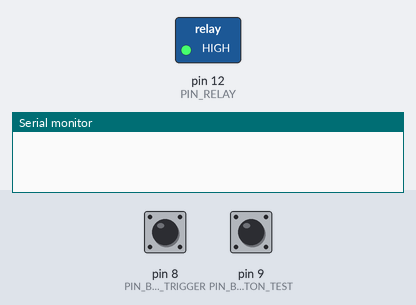
Bench run of a sketch on a simulated Arduino Uno, built with avr-gcc and run on an emulated ATmega328P. Parts: switched loads named in the sketch (green lamp = pin HIGH), the last lines printed to the serial monitor. The inputs (shaded band) are chosen by the test bench; at power-on: pin 8 (PIN_BUTTON_TRIGGER) HIGH, pin 9 (PIN_BUTTON_TEST) HIGH.

Above: at 1.2 s.
1.3 s: pin 8 (PIN_BUTTON_TRIGGER) pulled LOW for 0.15 s
At 1.45 s:
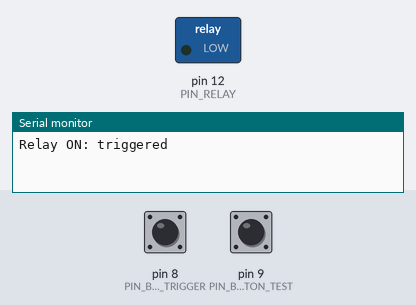
3.0 s: pin 9 (PIN_BUTTON_TEST) pulled LOW for 0.15 s
At 4.1 s:
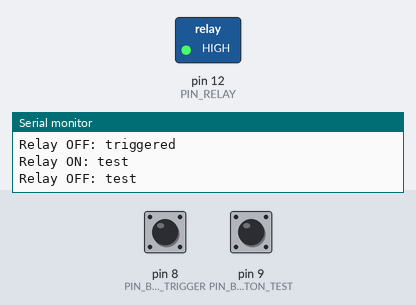
4.7 s: pin 9 (PIN_BUTTON_TEST) pulled LOW for 1 s
At 5.5 s:
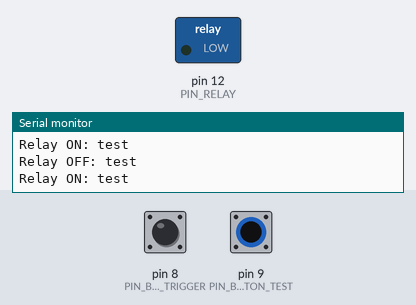
8.7 s: pin 8 (PIN_BUTTON_TRIGGER) pulled LOW for 3.2 s
At 13.1 s:
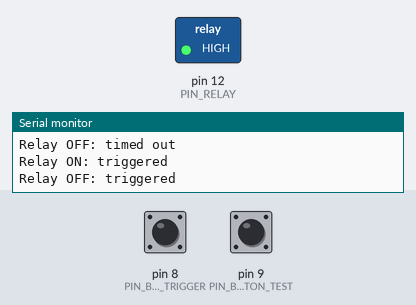
13.4 s: pin 9 (PIN_BUTTON_TEST) driven LOW
At 14.1 s:
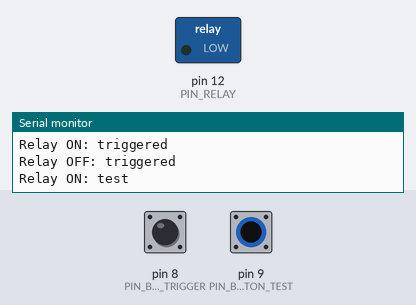
Timing chart, 0 to 18.0 s (numbered marks = the images above; inputs shaded):
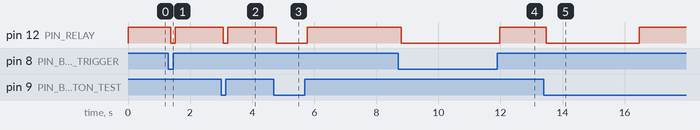

Measured:
- after the input at 1.3 s, pin 12 (PIN_RELAY): HIGH → LOW after 0.08 s, → HIGH 0.15 s later
- after the input at 3.0 s, pin 12 (PIN_RELAY): HIGH → LOW after 0.07 s, → HIGH 0.14 s later
- after the input at 4.7 s, pin 12 (PIN_RELAY): HIGH → LOW after 0.07 s, → HIGH 1.0 s later
- after the input at 8.7 s, pin 12 (PIN_RELAY): HIGH → LOW after 0.10 s, → HIGH 3.2 s later
- after the input at 13.4 s, pin 12 (PIN_RELAY): HIGH → LOW after 0.07 s, → HIGH 3.0 s later

The sketch:

FridgeOff.ino
```cpp
#include "Button.h"
#include "SuperTimer.h"

#define PIN_BUTTON_TRIGGER 8
#define PIN_BUTTON_TEST 9
#define PIN_RELAY 12

Button button_trigger;
Button button_test;
SuperTimer timer_timeout;

#define RELAY_OFF HIGH // relayboard work with high = off.
#define RELAY_ON LOW

bool latchingButtonAsMomentaryButtonIsActive;

void setup()
{
    // put your setup code here, to run once:
    Serial.begin(9600);

    pinMode(PIN_RELAY, OUTPUT);
    button_trigger.init(PIN_BUTTON_TRIGGER); // LATCHING Button is used. But, it should have been a momentary push button
    button_test.init(PIN_BUTTON_TEST);

    digitalWrite(PIN_RELAY, RELAY_OFF);
    latchingButtonAsMomentaryButtonIsActive = false;
}

void loop()
{
    // put your main code here, to run repeatedly:
    if (button_trigger.isPressedEdge())
    {
    }

    button_trigger.refresh();
    button_test.refresh();

    delay(10);

    // test button: hold to test timeout. release to instant switch off
    if (button_test.isPressedEdge())
    {
        digitalWrite(PIN_RELAY, RELAY_ON);
        timer_timeout.startCountDownWithSeconds(3);
        Serial.println("Relay ON: test");
    }
    if (button_test.isUnpressedEdge())
    {
        digitalWrite(PIN_RELAY, RELAY_OFF);
        Serial.println("Relay OFF: test");
    }

    if (button_trigger.isPressedEdge() || button_trigger.isUnpressedEdge())
    {
        if (latchingButtonAsMomentaryButtonIsActive)
        {
            digitalWrite(PIN_RELAY, RELAY_OFF);
            Serial.println("Relay OFF: triggered");
            latchingButtonAsMomentaryButtonIsActive = false;
        }
        else
        {
            Serial.println("Relay ON: triggered");
            digitalWrite(PIN_RELAY, RELAY_ON);
            timer_timeout.startCountDownWithSeconds(1800);
            latchingButtonAsMomentaryButtonIsActive = true;
        }
    }

    if (!timer_timeout.getTimeIsNegative())
    {
        Serial.println("Relay OFF: timed out");
        digitalWrite(PIN_RELAY, RELAY_OFF);
        timer_timeout.pause();
        latchingButtonAsMomentaryButtonIsActive = false;
    }
}
```

BinaryInput.cpp
```cpp
#include "BinaryInput.h"

BinaryInput::BinaryInput()
{
    setToggleValue(0);
}

void BinaryInput::setValue(bool value)
{
    this->value = value;
}

bool BinaryInput::getValue()
{
    return this->value;
}
bool BinaryInput::getValueChanged()

{

    return this->value != this->previousValue;
}

bool BinaryInput::getToggleValue()
{
    // toggle is used to mimic a latching button with a momentary button
    // it will automatically toggle at each edge up.
    return this->toggleValue;
}

void BinaryInput::setToggleValue(bool value)
{
    this->toggleValue = value;
}

void BinaryInput::refreshEdges()
{
    if (this->getValueChanged() && this->value)
    {
        this->toggleValue = !this->toggleValue;
    }
    this->previousValue = this->value;
}

bool BinaryInput::getEdgeDown()
{
    if (this->getValueChanged())
    {
        return !this->value;
    }
    else
    {
        return 0;
    }
}

bool BinaryInput::getEdgeUp()
{
    if (this->getValueChanged() && this->value)
    {

        // this->toggleValue = !this->toggleValue;
        return true;
    }
    else
    {
        return 0;
    }
}
```

BinaryInput.h
```cpp
#ifndef BinaryInput_h
#define BinaryInput_h

class BinaryInput
{

public:
    BinaryInput();
    void setValue(bool value);
    bool getValue();
    bool getEdgeDown();
    bool getEdgeUp();
    bool getValueChanged();
    void refreshEdges();
    bool getToggleValue();
    void setToggleValue(bool value);

private:
    bool previousValue;
    bool value;
    bool toggleValue;
};

#endif
```

Button.cpp
```cpp
#include "Button.h"

Button::Button()
{
}

void Button::init(int pin)
{
    this->pin = pin;
    pinMode(this->pin, INPUT_PULLUP); // pull down resistors are not available...
    // val_debounced = digitalRead(this->pin);
    setValue(digitalRead(this->pin));
    is_debounced = true;
    button_value_memory = false;
    long_press_edge_detected = false;
    //   button_longpress_edge_memory = false;
}

bool Button::isPressed()
{
    return !getValue();
}
bool Button::isPressedEdge()
{
    return getEdgeDown();
}
bool Button::isUnpressedEdge()
{
    return getEdgeUp();
}

long Button::getLastStateChangeMillis()
{
    // can be used for long button pressed, check how long a button is in a certain state.
    return debounce_start;
}

int16_t Button::getLongPressCount()
{
    return longPressEdgeCount;
}

void Button::setLongPressCount(uint16_t fakeLongPressCountPeriods)
{
    longPressEdgeCount = fakeLongPressCountPeriods;
}

bool Button::getLongPressPeriodicalEdge()
{

    //   bool edge_detected;
    //   edge_detected = long_press_edge_detected;
    //   long_press_edge_detected = false;
    //   return edge_detected;
    // bool tmp = long_press_edge_detected;
    // long_press_edge_detected =false;
    // return tmp;
    return long_press_edge_detected;
}

void Button::refresh()
{
    refreshEdges();
    bool val = digitalRead(this->pin);

    if (val != button_value_memory)
    {
        debounce_start = millis();
        // Serial.println("debounce start");
        is_debounced = false;
    }

    if ((millis() - debounce_start > DEBOUNCE_TIME) && !is_debounced)
    {
        setValue(val);
        is_debounced = true;
        // #ifdef ENABLE_SERIAL
        // Serial.println("bb");
        // #endif

        longPressStartMillis = millis();
        longPressPeriodicalStartMillis = millis();
        longPressEdgeCount = 0;
    }

    if (isPressed())
    {
        // if (millis() - longPressStartMillis > BUTTON_LONG_PRESS_INITIAL_DELAY_MILLIS)
        // {
        //     bool delay_expired = millis() - longPressStartMillis > (BUTTON_LONG_PRESS_INITIAL_DELAY_MILLIS + longPressEdgeCount * BUTTON_LONG_PRESS_FAKE_EDGE_PERIOD_MILLIS);

        //     if (delay_expired && !long_press_edge_detected)
        //     {
        //         longPressEdgeCount++;
        //         // Serial.println("long p[ress edge");
        //         // Serial.println(longPressEdgeCount);
        //         long_press_edge_detected = true;
        //     }
        //     else
        //     {
        //         long_press_edge_detected = false;
        //     }
        //     // button_longpress_edge_memory = delay_expired;
        // }

        if (millis() - longPressStartMillis > BUTTON_LONG_PRESS_INITIAL_DELAY_MILLIS)
        {

            if (millis() - longPressPeriodicalStartMillis > BUTTON_LONG_PRESS_FAKE_EDGE_PERIOD_MILLIS)
            {
                long_press_edge_detected = true;
                longPressEdgeCount++;
                longPressPeriodicalStartMillis = millis();
                // #ifdef ENABLE_SERIAL
                // Serial.println("LOONG");
                // #endif
            }
            else
            {
                long_press_edge_detected = false;
            }
            // bool delay_expired = millis() - longPressStartMillis > (BUTTON_LONG_PRESS_INITIAL_DELAY_MILLIS + longPressEdgeCount * BUTTON_LONG_PRESS_FAKE_EDGE_PERIOD_MILLIS);

            // if (delay_expired && !long_press_edge_detected)
            // {
            //     longPressEdgeCount++;
            //     // Serial.println("long p[ress edge");
            //     // Serial.println(longPressEdgeCount);
            //     long_press_edge_detected = true;
            // }
            // else
            // {
            //     long_press_edge_detected = false;
            // }
            // // button_longpress_edge_memory = delay_expired;
        }
    }

    button_value_memory = val;
}
```

Button.h
```cpp
#ifndef Button_h
#define Button_h

#include "Arduino.h"
#include "BinaryInput.h"

// Simple button connected straight to an arduino uno pin.
// pulled up. So, connect the push button to ground at NO(normal open).
// use the binaryinput class methods to handle the button states.

#define DEBOUNCE_TIME 50

#define BUTTON_LONG_PRESS_INITIAL_DELAY_MILLIS 300
#define BUTTON_LONG_PRESS_FAKE_EDGE_PERIOD_MILLIS 100

class Button : public BinaryInput
{
    // class Button{
public:
    Button();
    void init(int pin);
    void refresh();
    long getLastStateChangeMillis();
    bool isPressed();
    bool isPressedEdge();
    bool isUnpressedEdge();
    bool getLongPressPeriodicalEdge();
    int16_t getLongPressCount();
    void setLongPressCount(uint16_t fakeLongPressCountPeriods);

    unsigned long longPressStartMillis;
    unsigned long longPressPeriodicalStartMillis;
    int16_t longPressEdgeCount;
    bool long_press_edge_detected = false;

private:
    int pin;
    bool button_value_memory;
    bool button_longpress_edge_memory;
    //    bool val_debounced;
    long debounce_start;
    bool is_debounced;
};

#endif
```

SuperTimer.h
```cpp
// Written by Lode Ameije 2013
#ifndef SuperTimer_h
#define SuperTimer_h

// #define ENABLE_CALLIBRATION

#if defined(ARDUINO) && ARDUINO >= 100
#include "Arduino.h"
#else
#include "WProgram.h"
#endif
#include "Utilitieslode.h"

class SuperTimer
{
public:
    SuperTimer();
    void incrementInitTimeMillis(int16_t deltaMillis);
    void setInitTimeMillis(long milliSeconds);
    // void setInitTimeMillisWhileRunningAndAdjust(long milliSeconds);
    void setInitTimeSecs(long seconds);
    long getInitTimeMillis();
    int getInitTimeSecs();
    void setInitCountDownTimeSecs(uint16_t countDownSeconds);
    void setInitCountDownTimeMillis(long countDownMillis);

    void start(long initTimeMillis);
    void startCountDownWithSeconds(unsigned int countDownSeconds);
    void start();
    void startPaused(bool paused);
    void startComplete(bool startInPauseMode, unsigned long startedMillis);
    bool getIsStarted();
    void setIsStarted(bool isStarted);

    void continu();
    void pause();
    void paused(bool pause);
    bool getIsPaused();

    void reset();

    void setOffsetInitTimeMillis(long offsetMillis);

    long getTimeMillis();
    bool getCountDownTimerElapsedAndRestart();
    bool getTimeIsNegative();
    long getTimeSeconds();
    unsigned int getTimeSecondsAbsolute();
    unsigned int getTimeSecondsCountDownTimer();
    long getTimeMillisCountDownTimer();
    void getTimeString(char *textBuf);
    bool getSecondsBlinker();

#ifdef ENABLE_CALLIBRATION
    void setCallibrationMillis(float *callibrationRatio);
    float getCallibrationMillis();
    unsigned long getMillisCallibrated();

#endif
    bool getInFirstGivenHundredsPartOfSecond(int hundreds);
    bool getEdgeSinceLastCallFirstGivenHundredsPartOfSecond(int hundreds, bool positiveEdge, bool negativeEdge);

private:                           // not accessible in subclasses (work with getters and setter to access then)
    void setIsPaused(bool paused); // only for internal use, to set the variable...

#ifdef ENABLE_CALLIBRATION
    float *callibrationConstant;
#endif

    long startedMillis;
    long pauseStartedMillis;
    long initTimeMillis;

    uint8_t boolContainer;

#define BITLOCATION_ISSTARTED 0
#define BITLOCATION_ISPAUSED 1
#define BITLOCATION_INFIRSTPARTOFSECOND_EGDE 2
};
#endif
```

Utilitieslode.cpp
```cpp
#include "Utilitieslode.h"
#include "Arduino.h"

void timeSecondsToClockString(char *textBuf, unsigned int seconds)
{
    // clockToString(textBuf, seconds/60, seconds % 60);
    if (seconds <= 3599)
    { // 3599  for one hour 5999 for 90 minutes
        intToDigitsString(textBuf, (seconds / 60) * 100 + seconds % 60, true);
    }
    else if (seconds <= 35999)
    { // 9h59 (and 59 seconds)

        intToDigitsString(textBuf, (seconds / 3600) * 1000 + seconds % 3600 / 60, true);
        textBuf[1] = 'H';
    }
    else
    {                                                                                        //>35999   ==> max uuHm  bvb. 99u9
        intToDigitsString(textBuf, (seconds / 3600) * 100 + seconds % 3600 / 60 / 10, true); // 39600-> 1100   40200 -> 1101 -> 11H1 (1 is ten minutes)
        textBuf[2] = 'H';
    }
}

unsigned int timeMillisToSeconds(long milliSeconds)
{ //, bool countDownTimer
    // //argument countDownTimer= true:,  59500 millis = 1:00   else:(counting up) 59500 millis = 0:59
    // unsigned int counterSeconds;
    // unsigned int counterMinutes ;

    // //added 20140421 lode : negative time will be converted to positive here. (no negative times exist, it just starts the other way around (so: countdown becomes count up...)
    // if (milliSeconds < 0) {
    // milliSeconds = - milliSeconds;
    // countDownTimer = !countDownTimer;
    // }
    // //end addition

    // if (countDownTimer){
    // //playersTimeLeftMillis when i.e. 59500 -> should still show 1:00 minute! because "we are in the 60st second" that moment
    // //		ceil(222.4);

    // counterMinutes = (unsigned int)(ceil(float(milliSeconds)/1000)) / 60;
    // counterSeconds = (unsigned int)(ceil(float(milliSeconds)/1000)) % 60;
    // }else{
    // counterMinutes = (unsigned int)((float(milliSeconds)/1000)) / 60;
    // counterSeconds = (unsigned int)((float(milliSeconds)/1000)) % 60;
    // }

    // return counterMinutes*60 + counterSeconds;

    if (milliSeconds < 0)
    {
        milliSeconds -= 999;
    }
    milliSeconds = (milliSeconds) / 1000;
    if (milliSeconds < 0)
    {
        milliSeconds *= -1;
    }

    return (unsigned int)milliSeconds;
}

void timeMillisToClockString(char *textBuf, long milliSeconds)
{ //, bool countDownTimer

    timeSecondsToClockString(textBuf, timeMillisToSeconds(milliSeconds)); //, countDownTimer
}

void intToDigitsString(char *textBuf, unsigned int number, bool trailingZeros)
{
    // for four digits

    // number of digits
    unsigned int counter = number;
    int numberOfDigits = 0;

    if (counter == 0)
    {
        numberOfDigits = 1;
    }

    while (counter > 0)
    {
        numberOfDigits += 1;
        counter = counter / 10;
    }

    // ASCII space = 32,  '0' =48
    int asciiOffsetForZero = 0;
    if (trailingZeros)
    {
        asciiOffsetForZero = 16;
    }
    // set trailing values to char array
    for (int i = 0; i < 4; i++)
    {
        textBuf[i] = 32 + asciiOffsetForZero;
    }

    // textBuf[0] = 'E'; --> char
    // textBuf[1] = 52;  --> ascii value
    counter = number;
    for (int i = 0; i < numberOfDigits; i++)
    {
        textBuf[4 - 1 - i] = 48 + counter % 10; // 48 = ascii value for char '0', 49 = ascii value for '1',...
        counter = counter / 10;
    };
}

uint8_t doBoolArrayToByte(bool bools[])
{
    // combines boolean values in 8 bits in a byte.   (sequence in byte: boolean 7 bit 7 -------- boolean0 bit 0)
    uint8_t combiner = 0;
    for (int i = 0; i < 8; i++)
    {
        combiner |= (bools[i] == true) << i; // comparision returns one or zero, and we shift that bit i places to the left.
    }
    return combiner;
}

void doByteToBoolArray(uint8_t combinationByte, bool **boolArray)
{
    // write to pointer array of bools

    for (byte i = 0; i < 8; i++)
    {
        *(boolArray[i]) = (1 << i) & combinationByte; // shift true i places to the left, make an AND comparision with combinationByte, will result in all zeros, except when combination byte position i is a one. and since everything that differs from zero is seen as true, we then have a true (else false)
    }
}

void setBit(uint8_t *bitContainer, bool value, byte index)
{
    // http://stackoverflow.com/questions/5612174/more-ram-efficient-boolean-array-arduino-environment
    //  http://stackoverflow.com/questions/47981/how-do-you-set-clear-and-toggle-a-single-bit-in-c-c
    //*bitContainer = *bitContainer | (1 << index);
    *bitContainer ^= (-value ^ *bitContainer) & (1 << index);

    // if (value){
    // *bitContainer |= 1 << index;

    // }else{
    // *bitContainer &= ~(1 << index);
    // }

    //*bitContainer = 245;
}

bool getBit(uint8_t *bitContainer, byte index)
{
    // http://stackoverflow.com/questions/5612174/more-ram-efficient-boolean-array-arduino-
    //  http://stackoverflow.com/questions/47981/how-do-you-set-clear-and-toggle-a-single-bit-in-c-c
    //  return *bitContainer & (1 << index);
    return (*bitContainer >> index) & 1;
}

bool stepChange(int8_t *counter, int8_t increment, int8_t minValue, int8_t maxValue, bool wrapAround)
{
    *counter += increment;
    checkBoundaries(counter, minValue, maxValue, wrapAround);
    return increment != 0;
}

void nextStep(int8_t *counter, bool countUpElseDown, int8_t minValue, int8_t maxValue, bool wrapAround)
{
    int8_t increment = -1 + (2 * countUpElseDown);
    stepChange(counter, increment, minValue, maxValue, wrapAround);
}

void nextStepRotate(int8_t *counter, bool countUpElseDown, int8_t minValue, int8_t maxValue)
{
    nextStep(counter, countUpElseDown, minValue, maxValue, true);
}

bool checkBoundaries(int8_t *counter, int8_t minValue, int8_t maxValue, bool rotate)
{
    if (*counter > maxValue)
    {
        if (rotate)
        {
            *counter = minValue;
        }
        else
        {
            *counter = maxValue;
        }
        return false;
    }
    else if (*counter < minValue)
    {
        if (rotate)
        {
            *counter = maxValue;
        }
        else
        {
            *counter = minValue;
        }
        return false;
    }
    return true;
}

// #ifdef __arm__
// // should use uinstd.h to define sbrk but Due causes a conflict
// extern "C" char* sbrk(int incr);
// #else  // __ARM__
// extern char *__brkval;
// #endif  // __arm__

// int freeMemory() {
// 	char top;
// #ifdef __arm__
// 	return &top - reinterpret_cast<char*>(sbrk(0));
// #elif defined(CORE_TEENSY) || (ARDUINO > 103 && ARDUINO != 151)
// 	return &top - __brkval;
// #else  // __arm__
// 	return __brkval ? &top - __brkval : &top - __malloc_heap_start;
// #endif  // __arm__
// }
```

Source omitted: SuperTimer.cpp (10776 bytes), Utilitieslode.h (1087 bytes)
